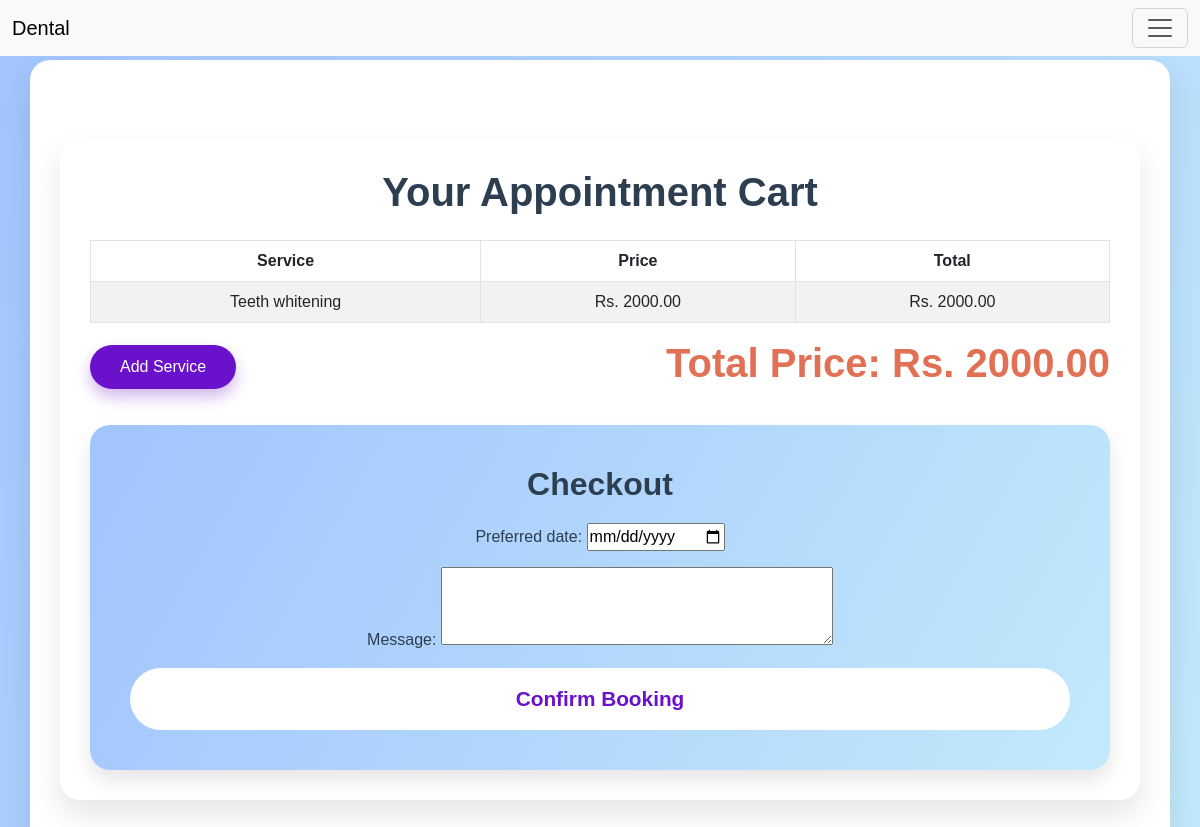
The page /appoint/ (signed in) on the database as committed earlier.
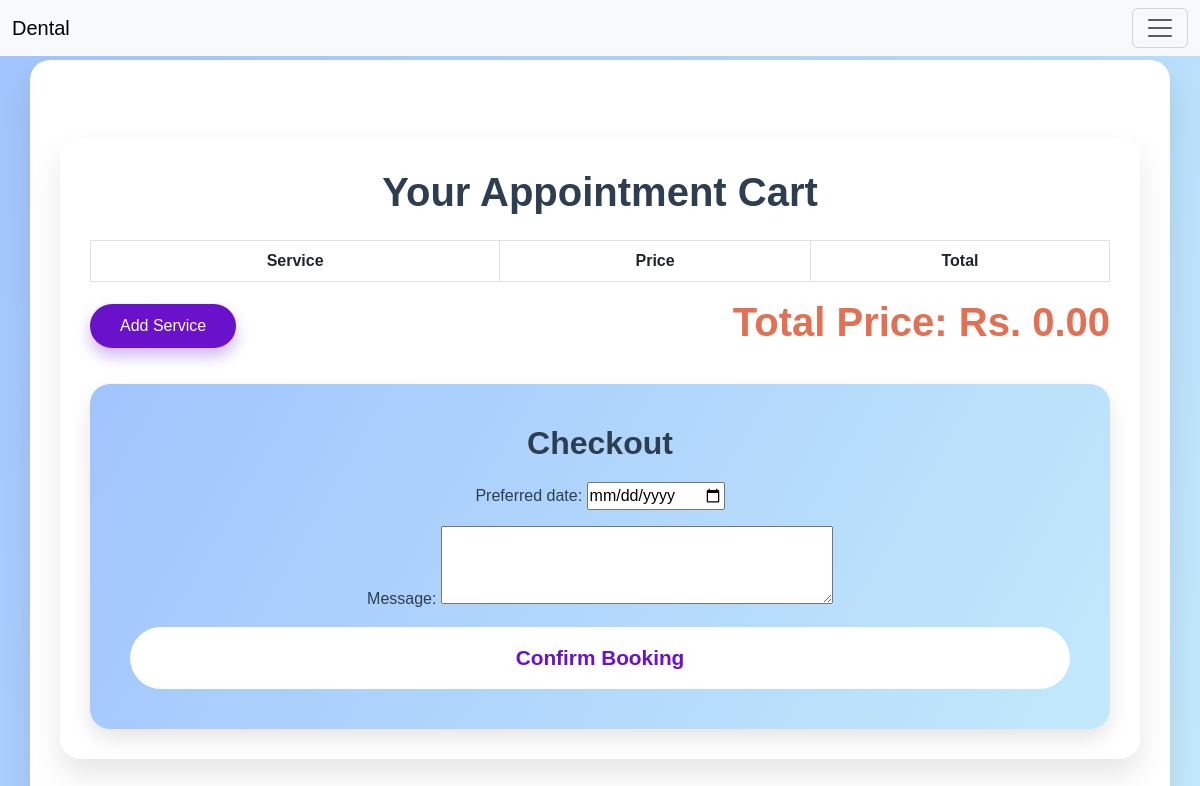
The same page on the database as committed later.
### appoint/models.py (models this page shows, shortened)
class appitem(models.Model):
     app=models.ForeignKey(app, on_delete=models.CASCADE,null=True)
     app_service=models.ForeignKey(service, on_delete=models.CASCADE,null=True)

### services/models.py (models this page shows)
class service(models.Model):
    name= models.CharField( max_length=50)
    detail= models.TextField()
    price=models.CharField(max_length=50)
    piccture= models.FileField(upload_to='service/',null=True ,blank=True)

### appoint/views.py (the view)
# urls.py: path('',appointments,name='appointment'),
@login_required
def appointments(request):
    user=request.user
    if user.is_authenticated:
        apps = app.objects.filter(user=request.user, finalized=False).last()
        if apps:
            appitems = apps.appitem_set.all()
            totalprice = sum(float(item.app_service.price) for item in appitems)
        else:
            appitems = []
            totalprice = 0
        if request.method == 'POST':
            form = CheckoutForm(request.POST)
            if form.is_valid():
                appointment = form.save(commit=False)
                appointment.user = request.user
                appointment.total_amount = totalprice
                appointment.finalized = True
                appointment.save()
                for item in appitems:
                    item.app = appointment
                    item.save()
                return redirect('appointment_details', pk=appointment.pk)
        else:
            form = CheckoutForm()
        return render(request, 'appointment/booking.html', {'appitems': appitems, 'totalprice': totalprice, 'form': form})
    return redirect('login')

### appoint/forms.py
class CheckoutForm(forms.ModelForm):
    class Meta:
        model = app
        fields = ['preferred_date', 'message']
        widgets = {
            'preferred_date': forms.DateInput(attrs={'type': 'date'}),
            'message': forms.Textarea(attrs={'rows': 3}),
        }

### templates/appointment/booking.html (shortened to what this page needs)
{% extends "cust/base.html" %}
{% block page %}
<!DOCTYPE html>
<html lang="en">
<head>
    <link href="https://cdn.jsdelivr.net/npm/bootstrap@5.3.0/dist/css/bootstrap.min.css" rel="stylesheet">
</head>
<body>
    <div class="container my-5">
        <h1 class="mb-4">Your Appointment Cart</h1>
        <table class="table table-bordered table-striped">
            <thead>
                <tr>
                    <th>Service</th>
                    <th>Price</th>
                    <th>Total</th>
                </tr>
            </thead>
            <tbody>
                {% for item in appitems %}
                <tr>
                    <td>{{ item.app_service.name }}</td>
                    <td>Rs. {{ item.app_service.price|floatformat:2 }}</td>
                    <td>Rs. {{ item.app_service.price|floatformat:2 }}</td>
                </tr>
                {% endfor %}
            </tbody>
        </table>
        <div class="d-flex justify-content-between align-items-center mb-4">
            <a href="{% url 'service' %}" class="btn btn-primary">Add Service</a>
            <h3 class="total-price">Total Price: Rs. {{ totalprice|floatformat:2 }}</h3>
        </div>
        <div class="checkout-section">
            <h2>Checkout</h2>
            <form method="post">
                <div class="mb-3">
                    {{ form.as_p }}
                </div>
                <button type="submit" class="btn btn-primary w-100">Confirm Booking</button>
            </form>
        </div>
    </div>
</body>
</html>
{% endblock page %}

Rows that differ between the two databases and show on the page:
removed appitem: app_service.name "Teeth whitening", app_service.price "2000.00"
Other text that changed with them:
{{ totalprice|floatformat:2 }}: "2000.00" → "0.00"
